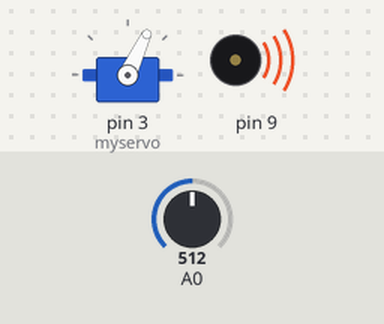
Recording of a sketch running on a simulated Arduino Uno, built with avr-gcc and run on an emulated ATmega328P. Parts: servo, buzzer (waves = sounding). Inputs (shaded band) come from the test bench; at power-on: A0 = 512. What the sketch prints to the serial monitor is not drawn.

Above: at 0.1 s.
Timing chart, 0 to 1.6 s (numbered marks = the images above):
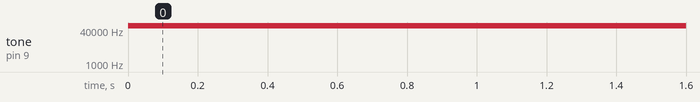

The sketch:

Synth2.ino
```cpp
#include <Servo.h>

Servo myservo;

void setup(){
  myservo.attach(3);
  pinMode(11,OUTPUT);
  pinMode(9,OUTPUT);
  Serial.begin(9600);
  myservo.write(65);
}

void loop(){
  int val = analogRead(A0);
  int mapval=map(val,800,900,220,880);
  Serial.println(val);
  tone(11,mapval/4);
  tone(9,mapval/2);
  delay(100);
}
```

Measured:
- by itself, tone on pin 9: silent → 64696 Hz at 0.00 s
